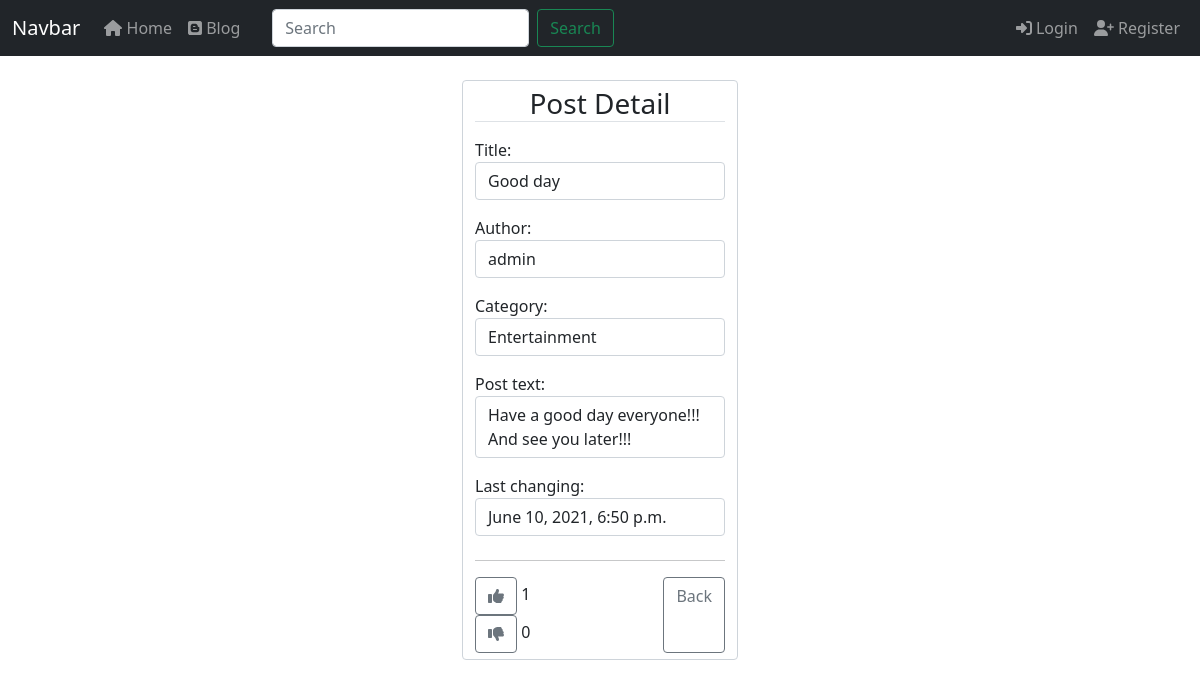
/blog/post/25/details/, run on an earlier commit of the app's database.
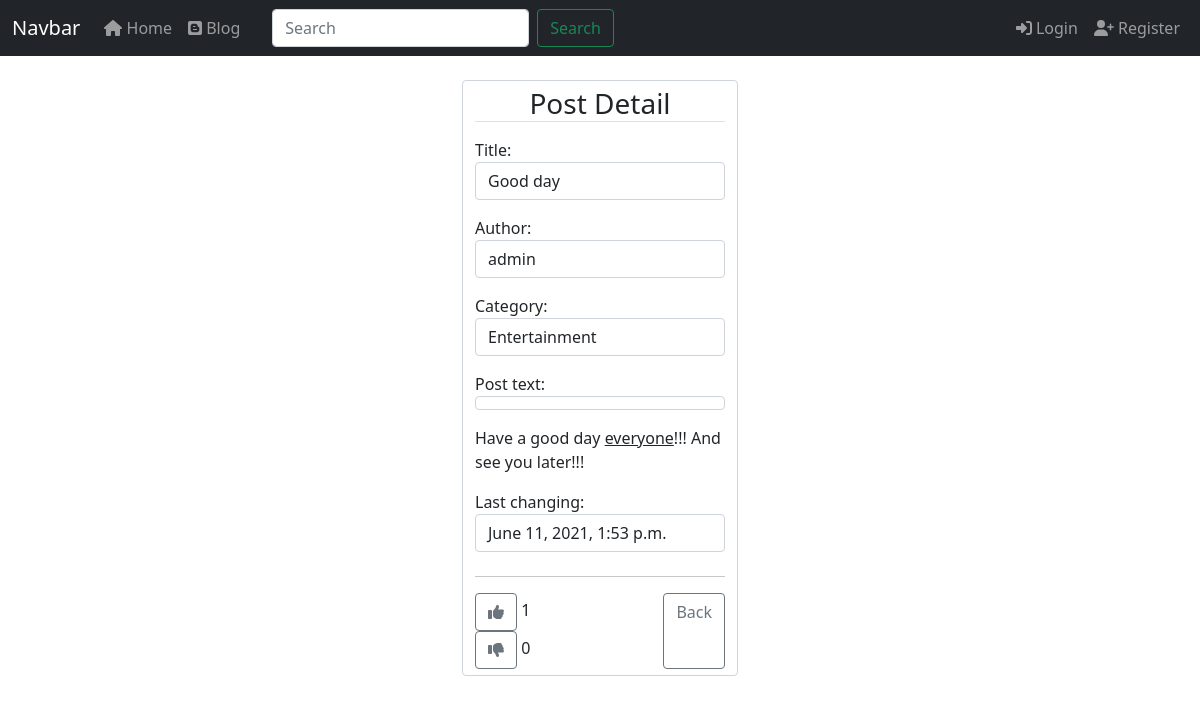
And on a later commit of the database.
### apps/blog/models.py (models this page shows, shortened)
class Post(models.Model):
    title = models.CharField(max_length=255)
    author = models.ForeignKey(User, on_delete=models.CASCADE)
    body = RichTextField(blank=True, null=True)
    add_post_date = models.DateTimeField(auto_now_add=True)
    change_post_date = models.DateTimeField(auto_now=True)
    category = models.ForeignKey(Category, on_delete=models.SET_NULL, null=True)
    likes = models.ManyToManyField(User, related_name='post_likes')
    dislikes = models.ManyToManyField(User, related_name='post_dislikes')
    like_updated_at = models.DateTimeField(auto_now=timezone.now())
    def sum_likes(self):
        return self.likes.count()
    def sum_dislikes(self):
        return self.dislikes.count()

class Category(models.Model):
    name = models.CharField(max_length=255)
    def __str__(self):
        return self.name

### apps/blog/views.py (the view)
# urls.py: path('post/<int:pk>/details/', views.PostDetailView.as_view(), name='post-details'),
class PostDetailView(DetailView):
    model = Post
    template_name = 'blog/post_details.html'

### apps/blog/context_processors.py (called while the page is built)
def get_context_data(request):
    context = {'category_data': Category.objects.all()}
    return context

### apps/blog/templates/blog/post_details.html (shortened to what this page needs)
{% extends 'home_page/base.html' %}
{% block content %}
<div class="container-fluid mt-4">
    <div class="row justify-content-center">
        <div class="col-sm-3">
            <div class="form-control">
                <h3 class="text-center border-bottom mb-3">Post Detail</h3>
                <p>Title:
                    <span class="form-control">{{ post.title }}</span>
                </p>
                <p>Author:
                    <span class="form-control">{{ post.author }}</span>
                </p>
                <p>Category:
                    <span class="form-control">{{ post.category }}</span>
                </p>
                <p>Post text:
                    <span class="form-control">{{ post.body|safe }}</span>
                </p>
                <p>Last changing:
                    <span class="form-control">{{ post.change_post_date }}</span>
                </p>
                <hr class="mt-4">
                <div class="row">
                    <div class="col-4">
                        <form class="d-inline-block" method="POST" action="{% url 'blog:post-like' object.id %}">
                            {% if request.user in post.likes.all %}
                            <button class="btn btn-outline-secondary active" type="submit">
                                <span class="fas fa-thumbs-up"></span>
                            </button>
                            {% else %}
                            <button class="btn btn-outline-secondary" type="submit">
                                <span class="fas fa-thumbs-up"></span>
                            </button>
                            {% endif %}
                            {{ post.sum_likes }}
                        </form>
                        <form class="d-inline-block" method="POST" action="{% url 'blog:post-dislike' post.id %}">
                            {% if request.user in post.dislikes.all %}
                            <button class="btn btn-outline-secondary active" type="submit">
                                <span class="fas fa-thumbs-down"></span>
                            </button>
                            {% else %}
                            <button class="btn btn-outline-secondary" type="submit">
                                <span class="fas fa-thumbs-down"></span>
                            </button>
                            {% endif %}
                            {{ post.sum_dislikes }}
                        </form>
                    </div>
                    <div class="col-8 d-flex justify-content-end">
                        <a href="{% url 'blog:blog-page' %}" class="btn btn-outline-secondary">Back</a>
                    </div>
                </div>
            </div>
        </div>
    </div>
</div>
{% endblock content %}

### apps/home_page/templates/home_page/base.html (shortened to what this page needs)
{% load static %}
<!DOCTYPE html>
<html lang="en">
<head>
{% block head %}
    {% block style %}
        <link rel="stylesheet" type="text/css" href="{% static 'home_page/css/bootstrap.min.css' %}">
        <link rel="stylesheet" type="text/css" href="{% static 'fontawesome_free/css/all.min.css' %}">
    {% endblock style %}
{% endblock head %}
</head>
{% block body %}
<body class="{% block bodyclass %}{% endblock %}">
    <div class="wrapper">
        <nav class="navbar navbar-expand-lg navbar-dark bg-dark">
            <div class="container-fluid">
                <a class="navbar-brand" href="#">Navbar</a>
                <div class="collapse navbar-collapse" id="navbarSupportedContent">
                    <ul class="navbar-nav mb-2 mb-lg-0">
                        <li class="nav-item">
                            <a class="nav-link" aria-current="page" href="{% url 'home_page:home-page' %}">
                                <span class="fas fa-home"></span>&nbsp;Home
                            </a>
                        </li>
                        <li class="nav-item">
                            <a class="nav-link" href="{% url 'blog:blog-page' %}">
                                <span class="fab fa-blogger"></span>&nbsp;Blog
                            </a>
                        </li>
                    </ul>
                    <form class="d-flex ms-4">
                        <input class="form-control me-2" type="search" placeholder="Search" aria-label="Search">
                        <button class="btn btn-outline-success" type="submit">Search</button>
                    </form>
                    <ul class="navbar-nav mb-2 mb-lg-0 ms-auto">
                        {% if not user.is_authenticated %}
                            <li class="nav-item">
                                <a class="nav-link" aria-current="page" href="{% url 'users:login' %}">
                                    <span class="fas fa-sign-in-alt"></span>&nbsp;Login
                                </a>
                            </li>
                            <li class="nav-item">
                                <a class="nav-link" aria-current="page" href="{% url 'users:register' %}">
                                    <span class="fas fa-user-plus"></span>&nbsp;Register
                                </a>
                            </li>
                        {% endif %}
                    </ul>
                </div>
            </div>
        </nav>
    </div>
    {% block content %}{% endblock content %}
</body>
{% endblock body %}
</html>

What changed in the data, as far as the page shows it:
changed Post "Good day": body "Have a good day everyone!!! And see you later!!!" → "Have a good day everyone !!! And see you later!!!"; change_post_date "June 10, 2021, 6:50 p.m." → "June 11, 2021, 1:53 p.m."
